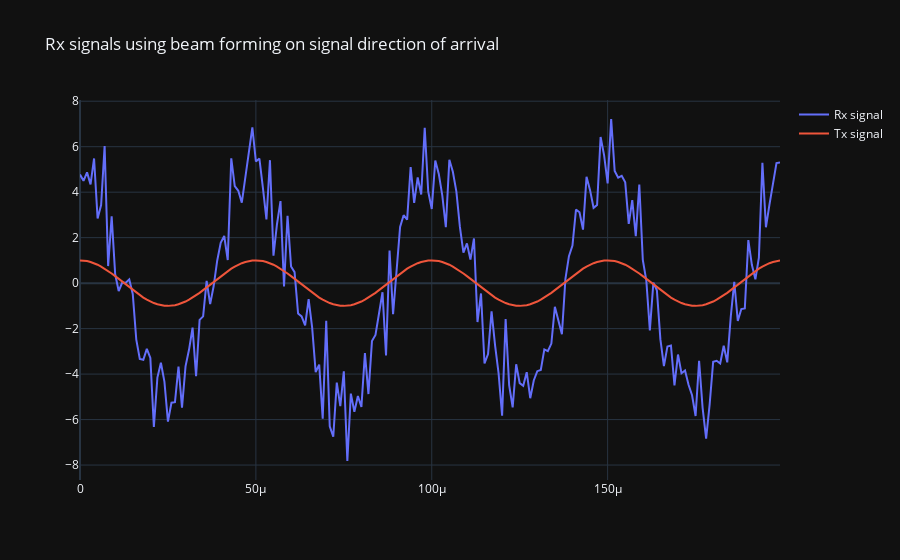

Notebook cell for this chart:
### Markdown cell above
## Create beam from receivers

### Rephase all anteanas signals

$ rx\_signal = e^{j2 \pi ft} e^{-j2 \pi \ antena\_spacing\  sin(\theta)} $

to rephase signal just multiply by $ e^{j2 \pi \ antena\_spacing\  sin(\theta)} $

$ rx\_signal = e^{j2 \pi ft} e^{-j2 \pi \ antena\_spacing\  sin(\theta)} e^{j2 \pi \ antena\_spacing\  sin(\theta)} = e^{j2 \pi ft} $

$ steering\_vectors = e^{-j2\pi \ antena\_spacing \ sin(\theta) } $

So we can use Complex conjugate of steering_vectors to rephase all Rx signals

### Sum antenas signals

### Code cell
X_weighted = beamforming.beamforming(rx_signals, steering_vectors)

if use_matplotlib:
    plt.plot(np.asarray(X_weighted).squeeze().real[0:200], label="Rx signal") # the asarray and squeeze are just annoyances we have to do because we came from a matrix
    plt.plot(np.asarray(tx_signal).squeeze().real[0:200], label="Tx signal")
    plt.legend()
    plt.show()
else:
    fig = go.Figure()
    fig.add_trace(go.Scatter(x=t[0:200], y=np.asarray(X_weighted).squeeze().real[0:200], mode='lines', name="Rx signal"))
    fig.add_trace(go.Scatter(x=t[0:200], y=np.asarray(tx_signal).squeeze().real[0:200], mode='lines', name="Tx signal"))
    fig.update_layout(template="plotly_dark", title_text="Rx signals using beam forming on signal direction of arrival")
    fig.show()

### Figure 1 — Plotly figure (JSON) as saved in the notebook; plotly's stock layout.template omitted (floating-point values rounded to 4 significant figures; data arrays with more than 128 entries replaced by an {"elided": "..."} marker saying what was removed)
{"data": [{"mode": "lines", "name": "Rx signal", "type": "scatter", "x": {"elided": "200 float values"}, "y": {"elided": "200 float values"}}, {"mode": "lines", "name": "Tx signal", "type": "scatter", "x": {"elided": "200 float values"}, "y": {"elided": "200 float values"}}], "layout": {"title": {"text": "Rx signals using beam forming on signal direction of arrival"}}}
